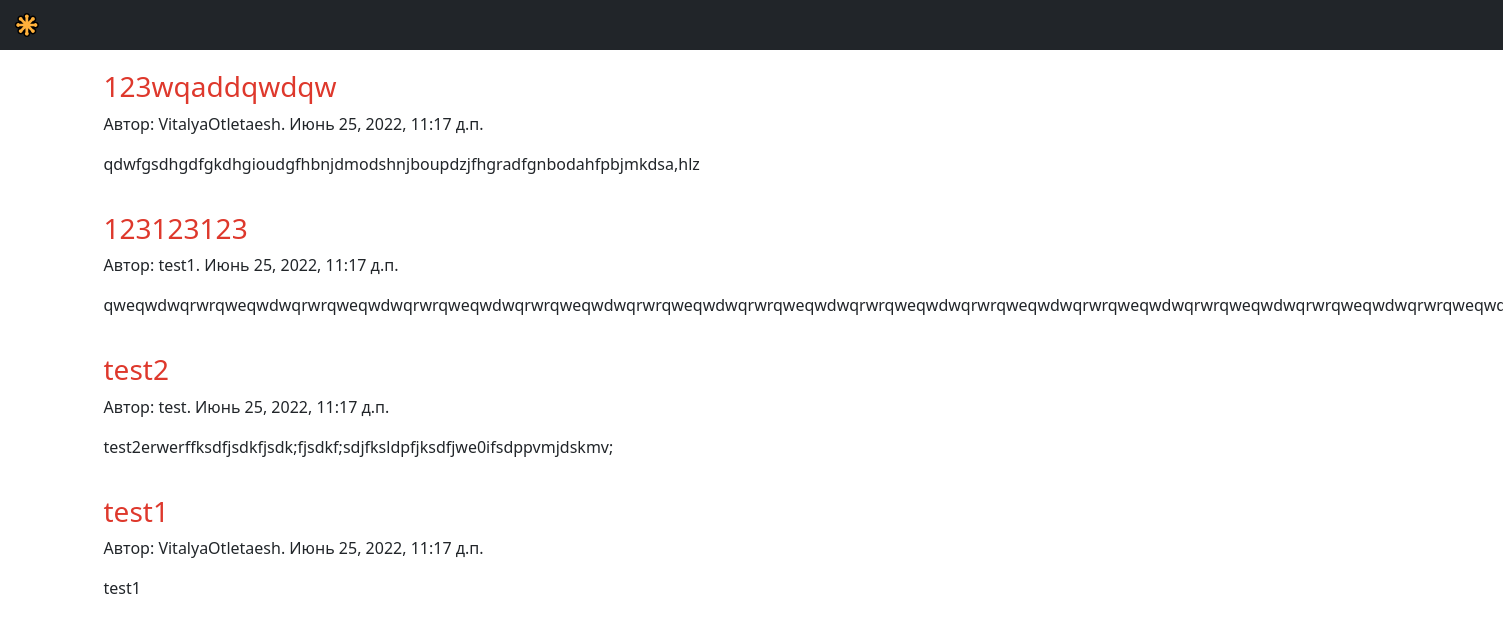
Page /project/list/ on the earlier database version.
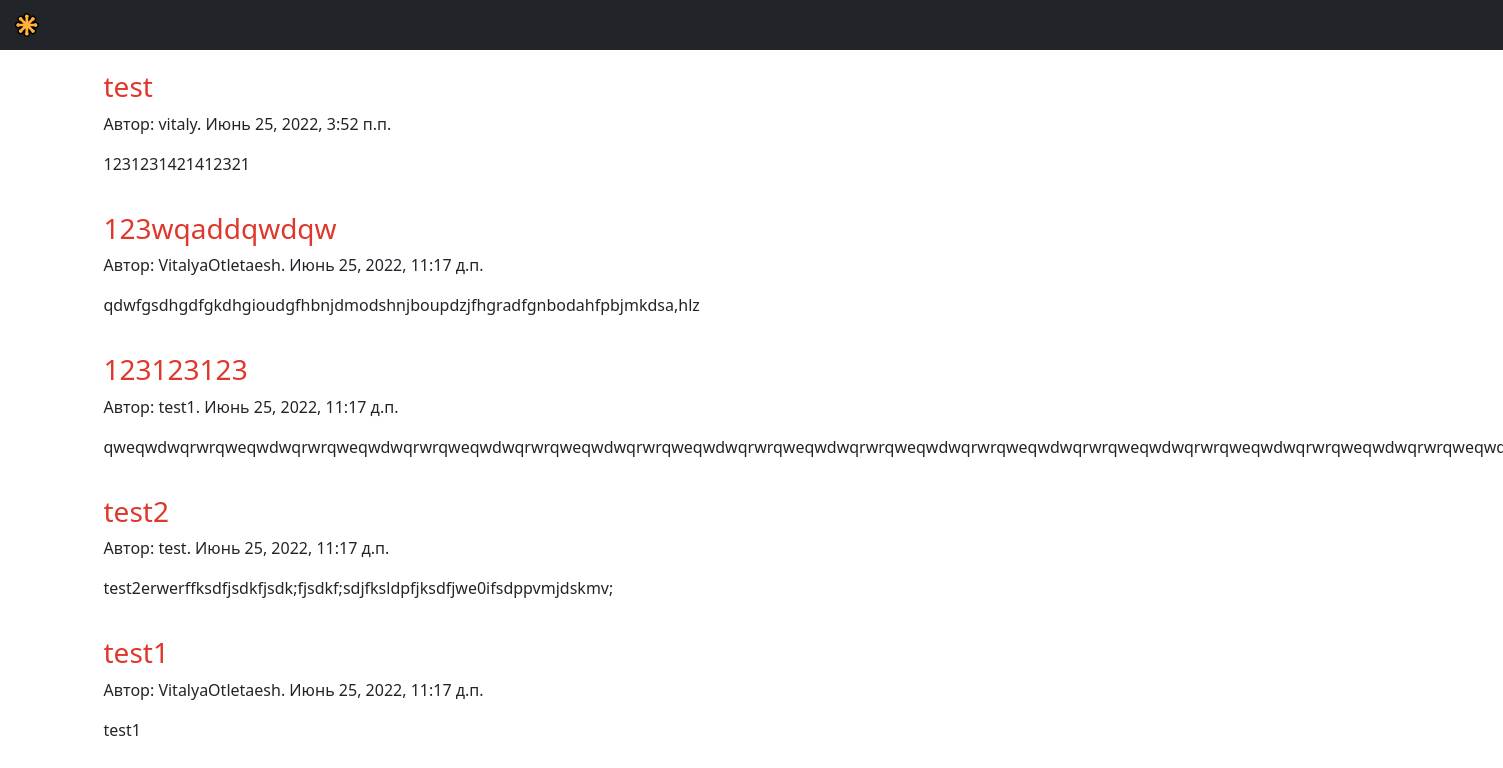
Same page on the later database version.
### SVNP/models.py (models this page shows)
class Project(models.Model):
    author = models.ForeignKey(CustomUser, on_delete=models.CASCADE, verbose_name="Автор")
    name = models.CharField(max_length=200, verbose_name="Имя")
    title = models.TextField("Описание", default='')
    created_date = models.DateTimeField(default=timezone.now)
    class Meta:
        verbose_name = "Проект"
        verbose_name_plural = "Проекты"

class CustomUser(AbstractUser):
    role = models.ForeignKey(Role, verbose_name="Роль", on_delete=models.SET_NULL, null=True)
    class Meta:
        verbose_name = "Пользователь"
        verbose_name_plural = "Пользователи"

### SVNP/views.py (the view)
# urls.py: path('project/list/', views.project_list, name='project_list'),
def project_list(request):
    projects = Project.objects.order_by('-created_date')
    return render(request, 'SVNP/project_list.html', {'projects': projects})

### SVNP/templates/SVNP/project_list.html
{% extends 'SVNP/base.html' %}
{% block content %}
	{% for project in projects %}
		<h3 style="margin-top: 20px"><a href="{% url 'project_detail' pk=project.pk %}">{{ project.name }}</a></h3>
		<p>Автор: {{ project.author }}. {{ project.created_date }}</p>
		<p>{{ project.title }}</p>
	{% endfor %}
{% endblock %}

Differences in the rows shown:
added Project: name "test", author "vitaly", created_date "Июнь 25, 2022, 3:52 п.п.", title "1231231421412321"
